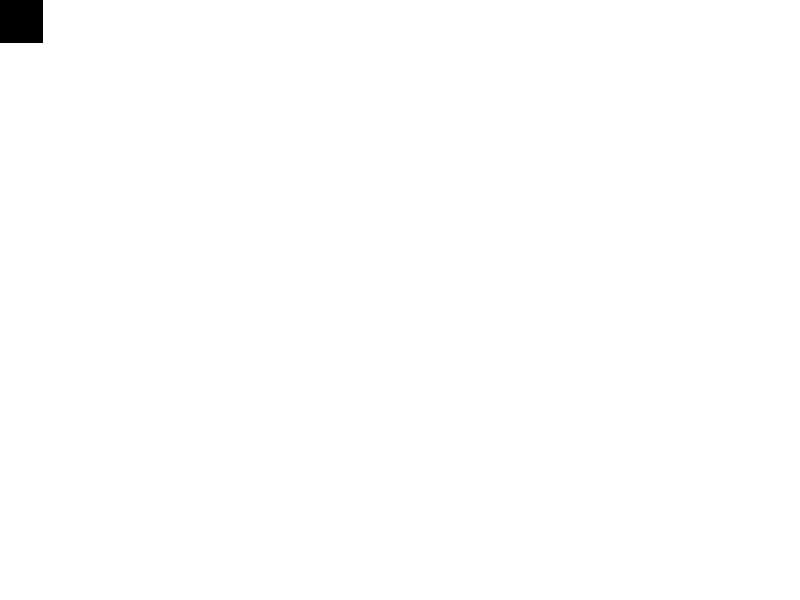
Frame 1 (no input)
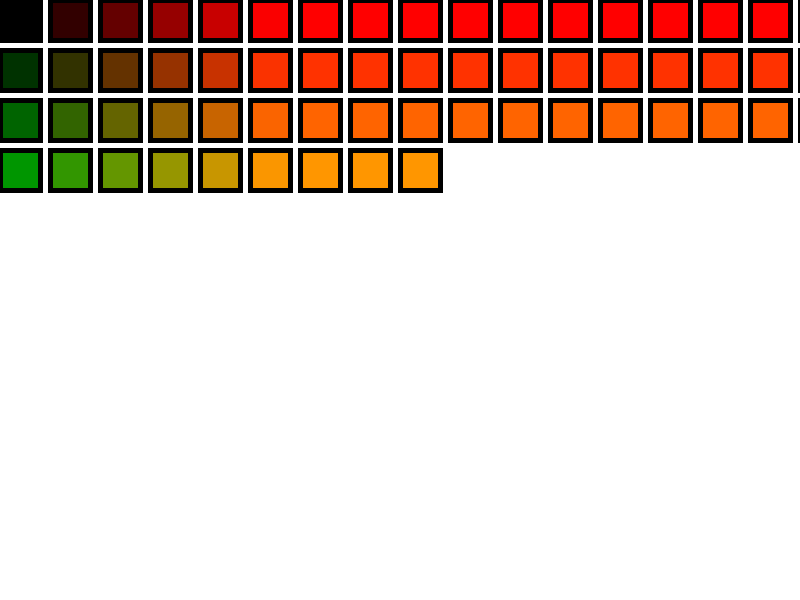
Frame 60 (the mouse pressed at the canvas centre just before this capture)
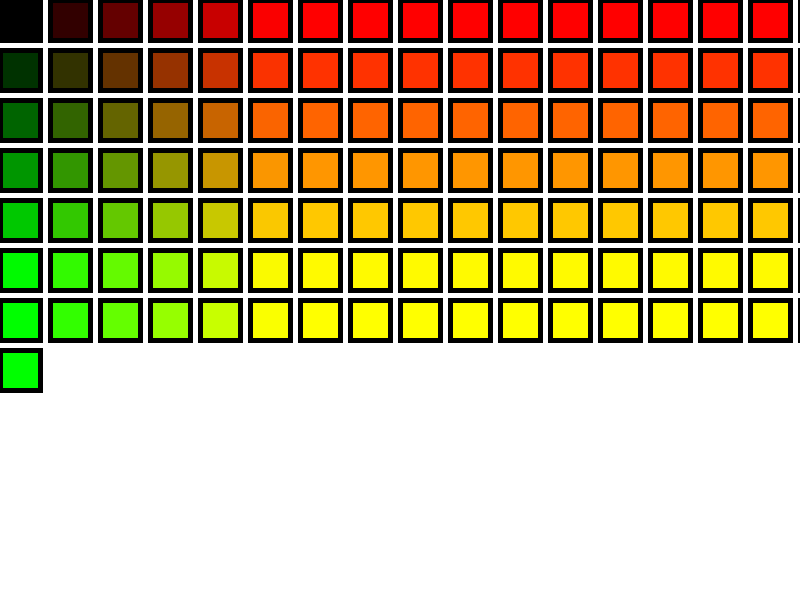
Frame 120 (the mouse held since frame 60 and released just before this capture)

The Processing sketch that drew these frames (run headless with seeded random() and noise(); from frame 60 on, the mouse is pressed at the canvas centre):

// Processing sketch: boxTypeWriter_blk
// ── boxTypeWriter_blk.pde
/*

 we are going to draw rects on the screen algorithmically
 like a type writer
 
 */

int x = 0;
int y = 0;

int r = 0;
int g = 0;
int b = 0;

void setup() {
  size(800, 600);
  background(255);
  strokeWeight(5);
}


void draw() {
  //fill(0);
  fill(r, g, 0);
  stroke(0, 0, b);
  
  rectMode(CORNER);
  rect(x, y, 40, 40); // square

  x = x + 50;
  r = r + 50; // make it go redder
  
  
  // checkers in place so that it stays on the screen

  // if x goes beyond our sketch...
  if ( x > width) {
    x = 0;  // reset x
    y = y + 50;  // move down into the next row
    
    r = 0;
    g = g + 50;  // up the green value
  } // x width


  if ( y > height) {
    x = 0; // go to the left
    y = 0; // go to the top
    
    r = 0; // reset red
    g = 0; // reset blue
    
    b = b+ 50;
    
    if(b> 255) {
      b = 0; // if blue hits zero, reset
    }
    //noLoop();
    background(255); // re-draw the backgnd to see it draw again
  } // y height
}
